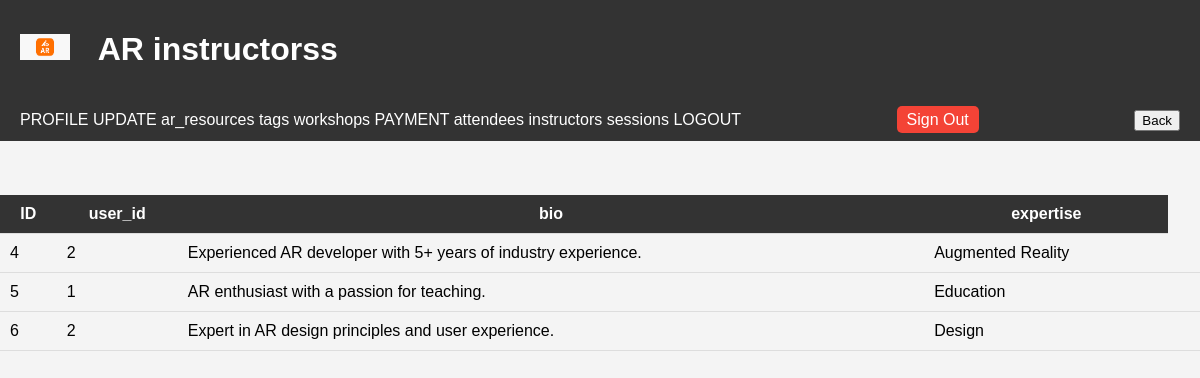
Page /instructor.php on the committed database.
### tables this page shows
CREATE TABLE `instructors` (
  `instructor_id` int(11) NOT NULL,
  `user_id` int(11) NOT NULL,
  `bio` text DEFAULT NULL,
  `expertise` varchar(255) DEFAULT NULL
);

### instructor.php (the view, shortened to what this page needs)
<!DOCTYPE html>
<html lang="en">
<head>
    <link rel="stylesheet" href="https://cdnjs.cloudflare.com/ajax/libs/font-awesome/5.15.4/css/all.min.css">
     <link rel="stylesheet" href="css/style5.css">
</head>
<body>    <header>
        <h1><img src="img/ig1.png" alt="icon"> AR instructorss</h1>
</header>
<header>
      <nav>
        <ul>
         <li>   <a href="view_details.php" class="nav-item nav-link">PROFILE</a>
                     <a href="admin_update.html" class="nav-item nav-link">UPDATE</a>
                        <a href="ar_resource.php" class="nav-item nav-link">ar_resources</a>
                        <a href="tag.php" class="nav-item nav-link">tags</a>
                        <a href="workshop.php" class="nav-item nav-link">workshops</a>
                        <a href="payment.php" class="nav-item nav-link">PAYMENT</a>
                        <a href="attendee.php" class="nav-item nav-link">attendees</a>
                        <a href="instructor.php" class="nav-item nav-link">instructors</a>
                        <a href="session.php" class="nav-item nav-link">sessions</a>
                        <a href="logout.php" class="nav-item nav-link">LOGOUT</a>
        </ul>
    </nav>
<div class="signout">
        <a href="logout.php">Sign Out</a>
    </div>
    <div>
            <button type="button" onclick="window.location.href='user_home.html'">Back</button>
    </div>
</header>
<?php
require_once "config.php";
?>
<!DOCTYPE html>
<html lang="en">
<head>
</head>
<body>
    <br><br><br>
    <table id="dataTable" class="table table-hover text-center">
        <tr>
            <th>ID</th>
            <th>user_id</th>
            <th>bio</th>
            <th>expertise</th>
        </tr>
        <?php
        $sql = "SELECT * FROM instructors";
        $result = $conn->query($sql);
        if ($result->num_rows > 0) {
            while ($row = $result->fetch_assoc()) {
                echo "<tr>";
                echo "<td>" . $row["instructor_id"] . "</td>";
                echo "<td>" . $row["user_id"] . "</td>";
                echo "<td>" . $row["bio"] . "</td>";
                echo "<td>" . $row["expertise"] . "</td>";
                echo "<td>";
            }
        } else {
            echo "<tr><td colspan='6'>No data found</td></tr>";
        }
        ?>
    </table>
</body>
</html>

### css/style5.css (style rules this page uses)
body { font-family: Arial, sans-serif; margin: 0; padding: 0; background-color: #f4f4f4; }
header { background-color: #333; color: #fff; padding: 10px 20px; display: flex; justify-content: space-between; align-items: center; }
header img { width: 50px; margin-right: 20px; }
nav ul { list-style-type: none; padding: 0; margin: 0; }
nav ul li { display: inline; margin-right: 20px; position: relative; }
nav ul li a { color: #fff; text-decoration: none; }
.signout { margin-right: 20px; }
.signout a { color: #fff; text-decoration: none; padding: 5px 10px; background-color: #f44336; border: none; cursor: pointer; border-radius: 5px; }
table { width: 100%; border-collapse: collapse; }
th, td { padding: 10px; border-bottom: 1px solid #ddd; }
th { background-color: #333; color: white; }

### rows in the picture
instructors: instructor_id "4", user "2", bio "Experienced AR developer with 5+ years of industry experience.", expertise "Augmented Reality"
instructors: instructor_id "5", user "1", bio "AR enthusiast with a passion for teaching.", expertise "Education"
instructors: instructor_id "6", user "2", bio "Expert in AR design principles and user experience.", expertise "Design"
